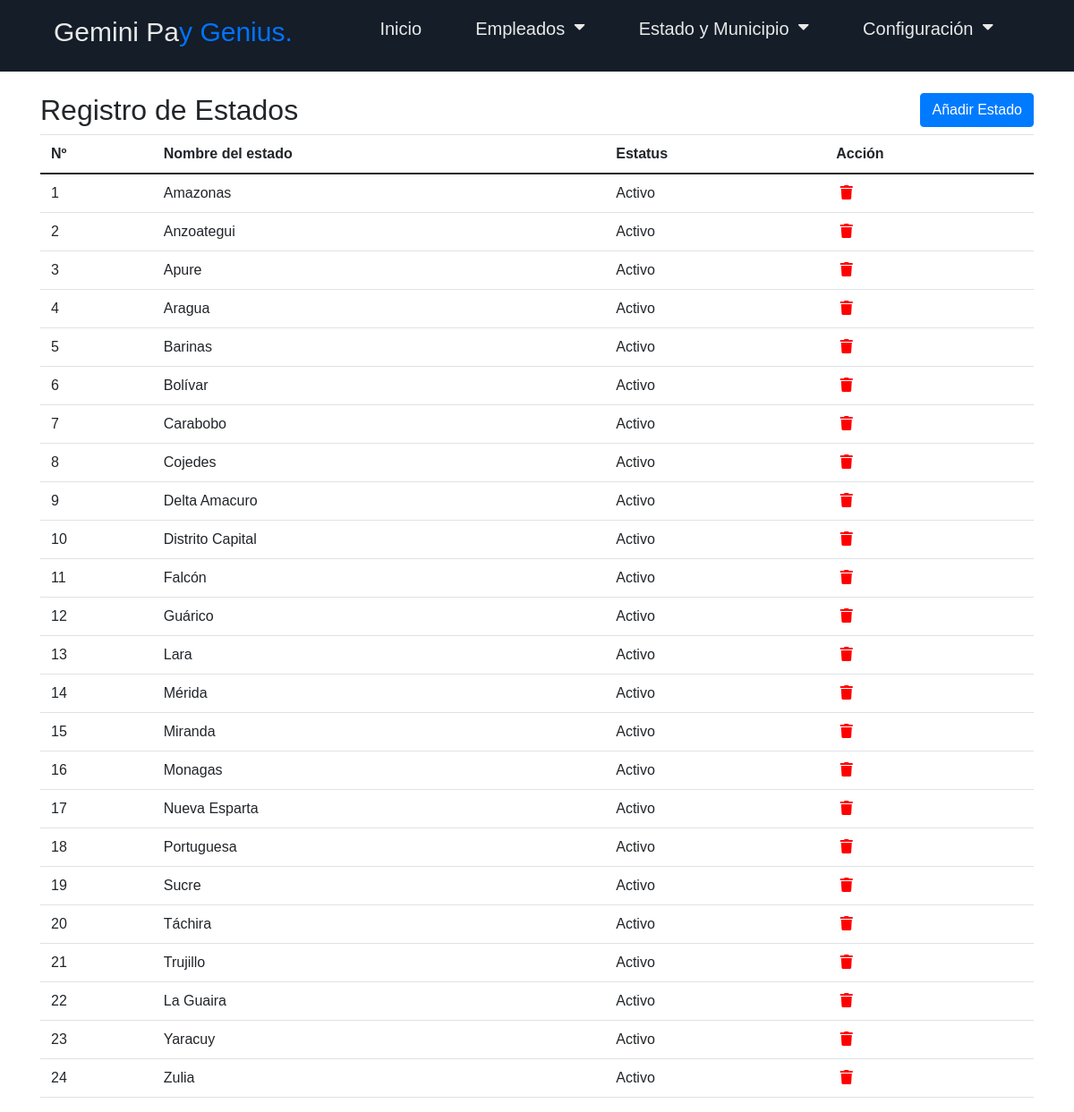
Screenshot of /vistas/administrador/estado.php with the database file from the repository.
### tables this page shows
CREATE TABLE IF NOT EXISTS `estado` (
  `id_estado` int(11) NOT NULL AUTO_INCREMENT,
  `nombre_estado` varchar(50) DEFAULT NULL,
  `Estatus` varchar(50) DEFAULT 'Activo',
  PRIMARY KEY (`id_estado`)
);

### basededatos/estadoYmunicipio/est_muni.php (called while the page is built, shortened)
<?php
class est_muni
{
    private $conexion;
    public function __construct()
    {
        $this->conexion = new conexion();
    }
       public function estados()
       {
         $conn = $this->conexion->conectar();
           $query = "SELECT * FROM estado ";
           $result = $conn->query($query);
       if ($result->num_rows > 0) {
           $data = array();
           while ($row = $result->fetch_assoc()) {
                  $data[] = $row;
           }
          return $data;
           }else{
          echo "No hay registros encontrados";
           }
       }
}
?>

### vistas/administrador/estado.php (the view, shortened to what this page needs)
<?php
  require "../../basededatos/estadoYmunicipio/est_muni.php";
  $persona = new est_muni();
?>
<!DOCTYPE html>
<html lang="en">
<head>
  <link rel="stylesheet" href="https://cdn.jsdelivr.net/npm/bootstrap@5.0.2/dist/css/bootstrap.min.css">
  <link rel="stylesheet" href="https://pro.fontawesome.com/releases/v5.10.0/css/all.css">
  <link rel='stylesheet' href='https://cdnjs.cloudflare.com/ajax/libs/twitter-bootstrap/4.5.2/css/bootstrap.min.css' />
  <link rel="stylesheet" href="../../assets/css/estilos.css">
</head>
<body>
<?php
require_once "menu.php";
?>
<main>
<div class="container">
  <br>
  <h2> Registro de Estados
    <a href="crear_estado.php" class="btn btn-primary" style="float:right;">Añadir Estado</a>
  </h2>
  <table class="table table-hover">
    <thead>
      <tr>
        <th>Nº</th>
        <th>Nombre del estado</th>
        <th>Estatus</th>
        <th>Acción</th>
      </tr>
    </thead>
    <tbody>
    <?php
$deliverys = $persona->estados();
$i=1;
if (!empty($deliverys)) {
    foreach ($deliverys as $delivery) {
        ?>
        <tr>
          <td><?php echo $i++ ?></td>
          <td><?php echo $delivery['nombre_estado'] ?></td>
          <td><?php echo $delivery['Estatus'] ?></td>
          <td><a href="editar_estado.php?editId=<?php echo $delivery['id_estado'] ?>" style="color:green"><i class="fa fa-pencil" aria-hidden="true"></i></a>
          <a href="#" onclick="confirmar('<?php echo $delivery['id_estado'] ?>')" style="color:red">
                <i class="fa fa-trash" aria-hidden="true"></i>
             </a>
          </td>
        </tr>
        <?php
    }
} else {
     echo "No hay datos disponibles";
}
?>
    </tbody>
  </table>
</div>
          </main>
</body>
</html>

### assets/css/estilos.css (style rules this page uses)
:root { --color-primary: #0073ff; --color-white: #e9e9e9; --color-black: #141d28; --color-black-1: #212b38; }
* { margin: 0; padding: 0; box-sizing: border-box; }
body { font-family: sans-serif; }

### rows the page displays
estado: nombre_estado "Amazonas", Estatus "Activo"
estado: nombre_estado "Anzoategui", Estatus "Activo"
estado: nombre_estado "Apure", Estatus "Activo"
estado: nombre_estado "Aragua", Estatus "Activo"
estado: nombre_estado "Barinas", Estatus "Activo"
estado: nombre_estado "Bolívar", Estatus "Activo"
estado: nombre_estado "Carabobo", Estatus "Activo"
estado: nombre_estado "Cojedes", Estatus "Activo"
estado: nombre_estado "Delta Amacuro", Estatus "Activo"
estado: nombre_estado "Distrito Capital", Estatus "Activo"
estado: nombre_estado "Falcón", Estatus "Activo"
estado: nombre_estado "Guárico", Estatus "Activo"
estado: nombre_estado "Lara", Estatus "Activo"
estado: nombre_estado "Mérida", Estatus "Activo"
estado: nombre_estado "Miranda", Estatus "Activo"
estado: nombre_estado "Monagas", Estatus "Activo"
estado: nombre_estado "Nueva Esparta", Estatus "Activo"
estado: nombre_estado "Portuguesa", Estatus "Activo"
estado: nombre_estado "Sucre", Estatus "Activo"
estado: nombre_estado "Táchira", Estatus "Activo"
estado: nombre_estado "Trujillo", Estatus "Activo"
estado: nombre_estado "La Guaira", Estatus "Activo"
estado: nombre_estado "Yaracuy", Estatus "Activo"
estado: nombre_estado "Zulia", Estatus "Activo"
